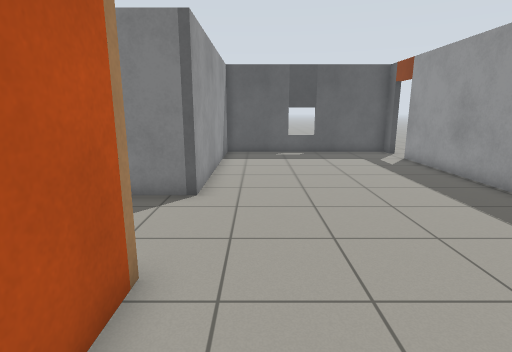
View 1 (above)

16 first-person views from a walk through a Gazebo world. The camera is 1.2 m above the floor, tilts 12° down and sees 80° across. The floor is counted in squares, 0.5 m on a side. Each view is taken from the middle of a square. On the plan, view 1 faces up. The plan holds only what a view shows up to about 18 squares ahead; the rest is blank.

View 2
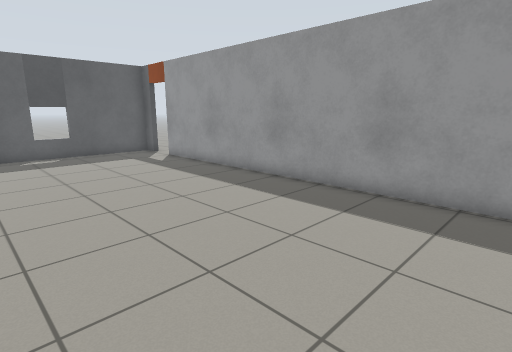

View 3
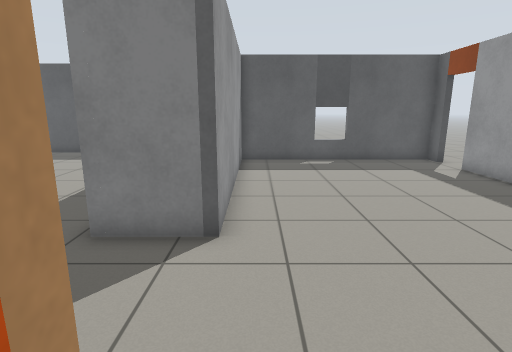

View 4
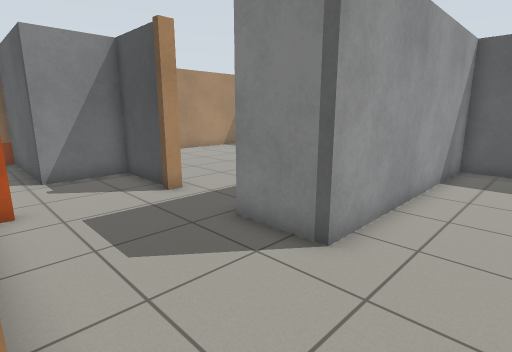

View 5
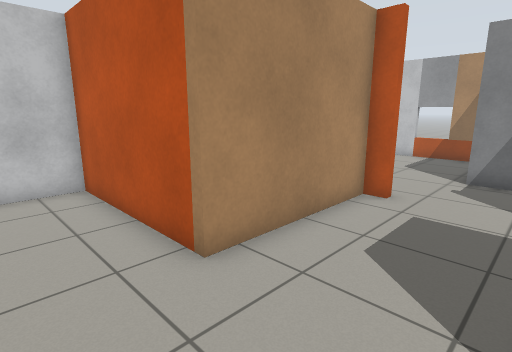

View 6
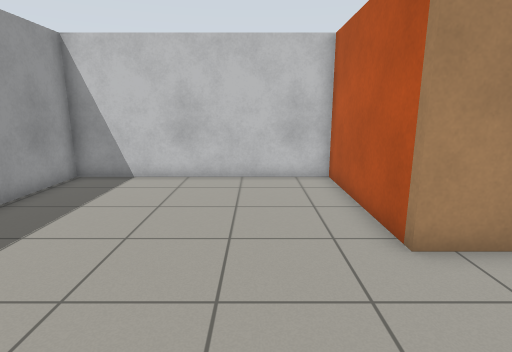

View 7
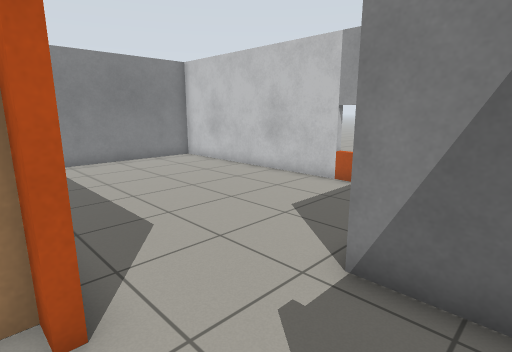

View 8
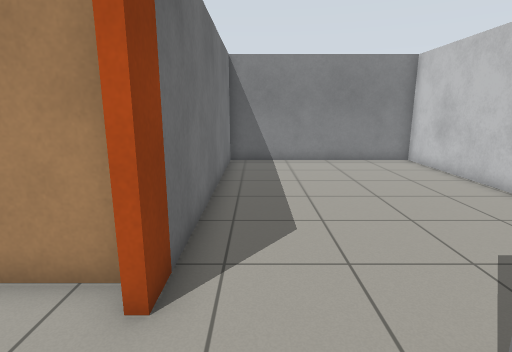

View 9
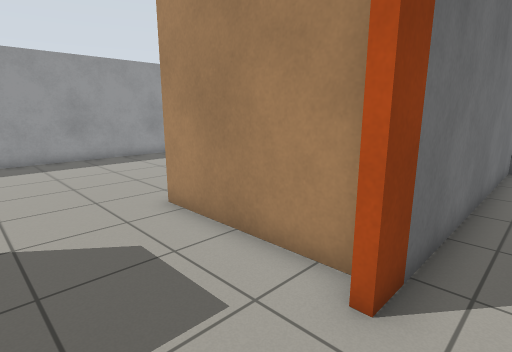

View 10
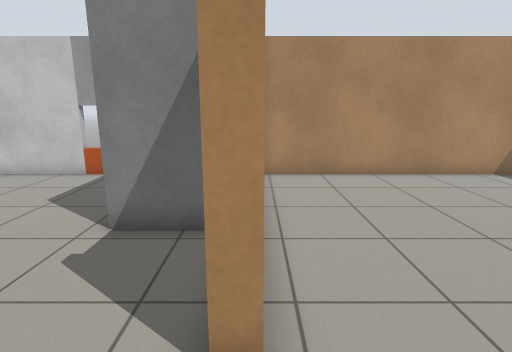

View 11
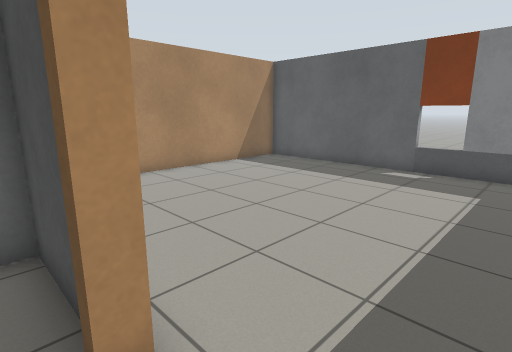

View 12
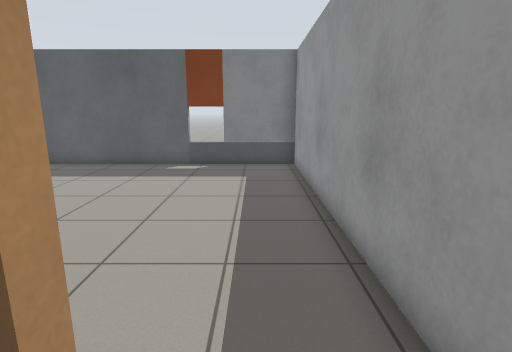

View 13
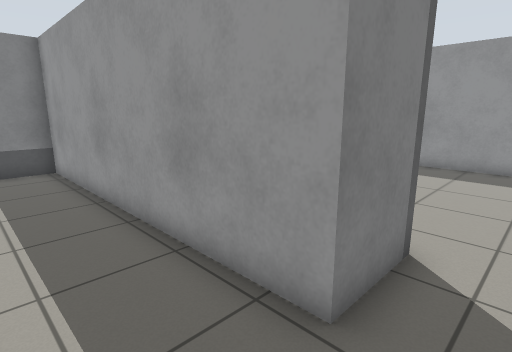

View 14
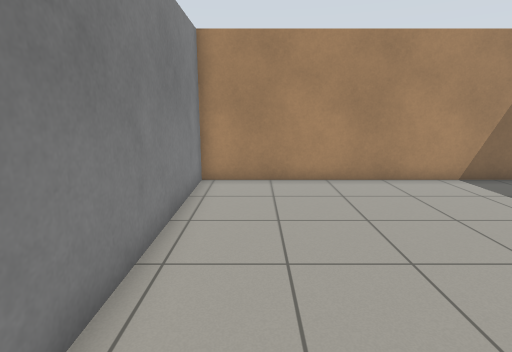

View 15
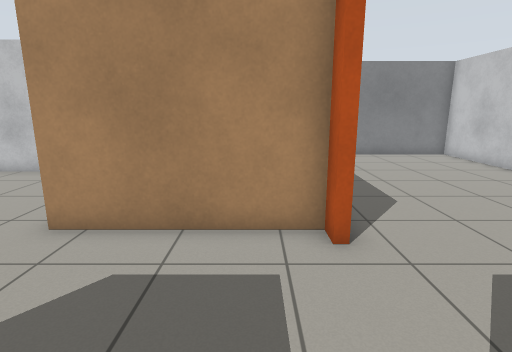

View 16
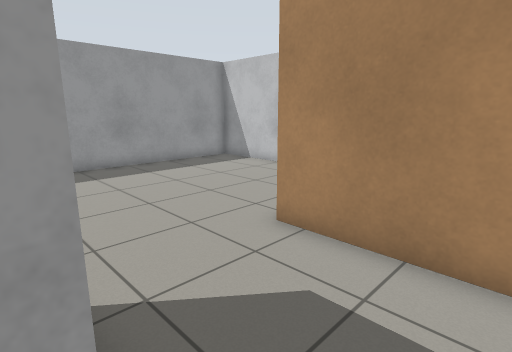

### Floor plan
Ten units are one square. View 1 is at (0, 0); x grows to the right and y downward. Boxes are objects, and circles mark ways between rooms. Rooms are numbered by the first view taken in them; rooms with no view inside come last. Other rooms are left out.
<svg viewBox="-171 -215 256 291">
<path fill="none" stroke="#000" d="M-74 -49 -74 -41 -17 -41 -17 21 77 21 77 -157M77 -183 -17 -183 -17 -86 -42 -86M-80 -88 -110 -88 -110 -60 -166 -60 -166 71 -77 71 -77 -49M-74 -91 -74 -85M-42 -86 -42 -210 -166 -210 -166 -91 -79 -91"/>
<circle cx="-80" cy="-65" r="3" fill="#2a7"/>
<circle cx="-60" cy="-90" r="3" fill="#2a7"/>
<text x="20" y="-80">1</text>
<text x="-120" y="0">2</text>
<text x="-100" y="-150">3</text>
</svg>
Room 1 opens to room 2. Room 1 opens to room 3.

Where each view was taken, in squares from view 1:
view 1: 0 up, 0 right, facing up
view 2: 0 up, 1 left, facing up-right
view 3: 3 up, 1 left, facing up
view 4: 4 up, 1 right, facing up-left
view 5: 8 up, 1 right, facing down-left
view 6: 9 up, 1 right, facing down
view 7: 8 up, 7 left, facing down-left
view 8: 8 up, 9 left, facing down
view 9: 8 up, 9 left, facing down-right
view 10: 9 up, 5 left, facing left
view 11: 8 up, 5 left, facing up-left
view 12: 7 up, 6 left, facing up
view 13: 7 up, 7 left, facing up-right
view 14: 11 up, 6 left, facing left
view 15: 10 up, 6 left, facing down
view 16: 9 up, 6 left, facing down-right
